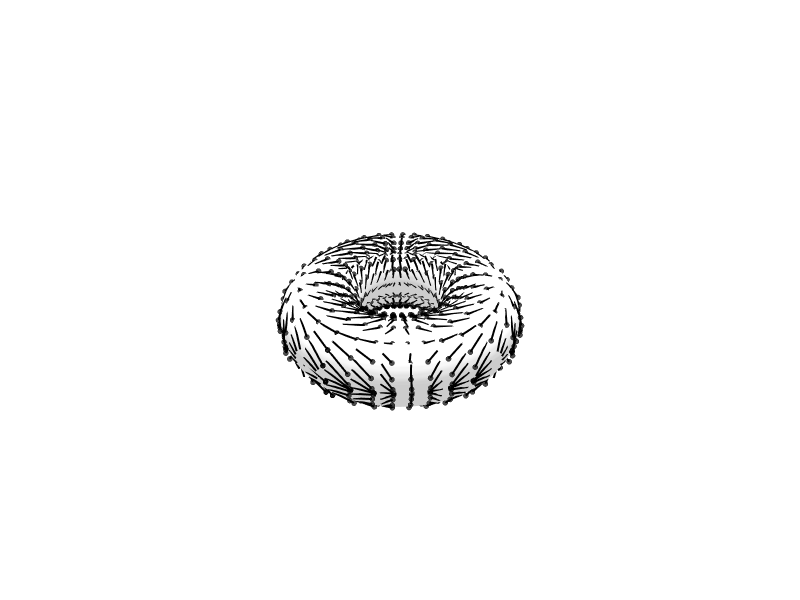

Notebook code for this chart:
### Code cell
# Compute gradient of f_torus in parameter space
def grad_f_torus(u, v):
    """Gradient of f in parameter space (u, v)"""
    dfdu = 2*np.cos(2*u) + 0.5*np.cos(u)*np.cos(v)  # shape: same as u, v
    dfdv = -3*np.sin(3*v) - 0.5*np.sin(u)*np.sin(v)  # shape: same as u, v
    return dfdu, dfdv

# Compute tangent vectors to torus surface
def torus_tangent_vectors(u, v, R=2, r=1):
    """Compute tangent vectors ∂r/∂u and ∂r/∂v for torus surface"""
    # ∂r/∂u
    dxdu = -(R + r * np.cos(v)) * np.sin(u)  # shape: same as u, v
    dydu = (R + r * np.cos(v)) * np.cos(u)   # shape: same as u, v
    dzdu = np.zeros_like(u)                  # shape: same as u, v
    
    # ∂r/∂v
    dxdv = -r * np.sin(v) * np.cos(u)  # shape: same as u, v
    dydv = -r * np.sin(v) * np.sin(u)  # shape: same as u, v
    dzdv = r * np.cos(v)               # shape: same as u, v
    
    return (dxdu, dydu, dzdu), (dxdv, dydv, dzdv)

# Create coarser grid for vector field
u_vec = np.linspace(0, 2*np.pi, 30)  # shape: (30,)
v_vec = np.linspace(0, 2*np.pi, 30)  # shape: (30,)
U_vec, V_vec = np.meshgrid(u_vec, v_vec)  # shape: (30, 30) each

# Get torus coordinates for vector field
X_vec_torus, Y_vec_torus, Z_vec_torus = torus_parametrization(U_vec, V_vec)  # shape: (30, 30) each

# Compute gradient in parameter space
dfdu_vec, dfdv_vec = grad_f_torus(U_vec, V_vec)  # shape: (30, 30) each

# Get tangent vectors
(dxdu, dydu, dzdu), (dxdv, dydv, dzdv) = torus_tangent_vectors(U_vec, V_vec)  # shape: (30, 30) each

# Project gradient onto tangent space (gradient vector on surface)
grad_x = dfdu_vec * dxdu + dfdv_vec * dxdv  # shape: (30, 30)
grad_y = dfdu_vec * dydu + dfdv_vec * dydv  # shape: (30, 30)
grad_z = dfdu_vec * dzdu + dfdv_vec * dzdv  # shape: (30, 30)

# Create 3D quiver plot
fig_grad_torus = go.Figure()

# Add torus surface (full opacity, white)
fig_grad_torus.add_trace(go.Surface(
    x=X_torus,
    y=Y_torus,
    z=Z_torus,
    colorscale=[[0, 'white'], [1, 'white']],
    showscale=False,
    opacity=1.0,
    lighting=dict(ambient=0.8, diffuse=0.5, specular=0.1)
))

# Add gradient vectors as 3D arrows
scale_factor = 0.1
for i in range(U_vec.shape[0]):
    for j in range(U_vec.shape[1]):
        # Start point
        x0, y0, z0 = X_vec_torus[i,j], Y_vec_torus[i,j], Z_vec_torus[i,j]
        # End point
        x1 = x0 + scale_factor * grad_x[i,j]
        y1 = y0 + scale_factor * grad_y[i,j]
        z1 = z0 + scale_factor * grad_z[i,j]
        
        # Add arrow as scatter3d line
        fig_grad_torus.add_trace(go.Scatter3d(
            x=[x0, x1],
            y=[y0, y1],
            z=[z0, z1],
            mode='lines+markers',
            line=dict(color='black', width=4),
            marker=dict(size=[2, 6], color=['black', 'black']),
            showlegend=False
        ))

fig_grad_torus.update_layout(
    title='',
    width=800,
    height=600,
    scene=dict(
        xaxis=dict(showgrid=False, showticklabels=False, title='', showbackground=False, range=[-3, 3]),
        yaxis=dict(showgrid=False, showticklabels=False, title='', showbackground=False, range=[-3, 3]),
        zaxis=dict(showgrid=False, showticklabels=False, title='', showbackground=False, range=[-3, 3]),
        bgcolor='white',
        aspectmode='cube'
    ),
    paper_bgcolor='white',
    plot_bgcolor='white'
)

fig_grad_torus.show()
